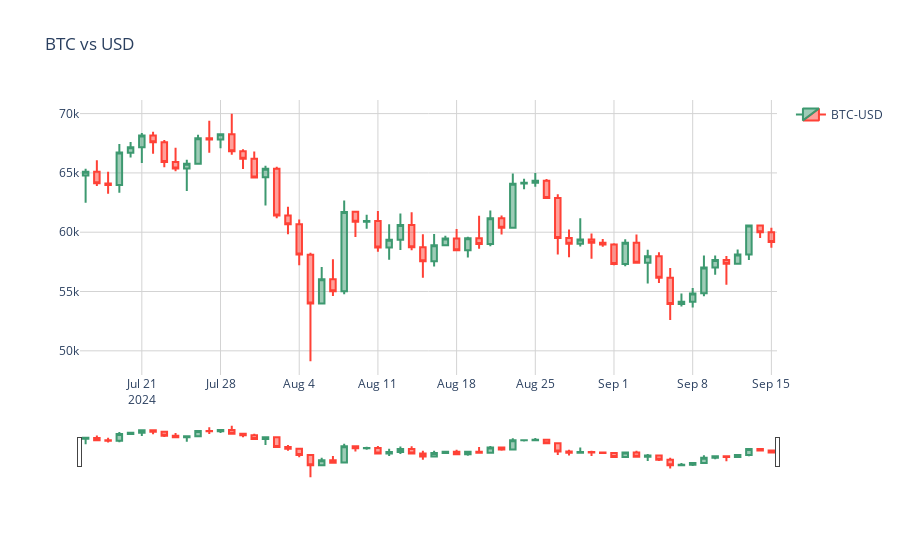

This figure's notebook cell:
### Code cell
grafico.update_xaxes(showgrid=True, gridwidth=1, gridcolor='LightGrey')
grafico.update_yaxes(showgrid=True, gridwidth=1, gridcolor='LightGrey')

grafico
